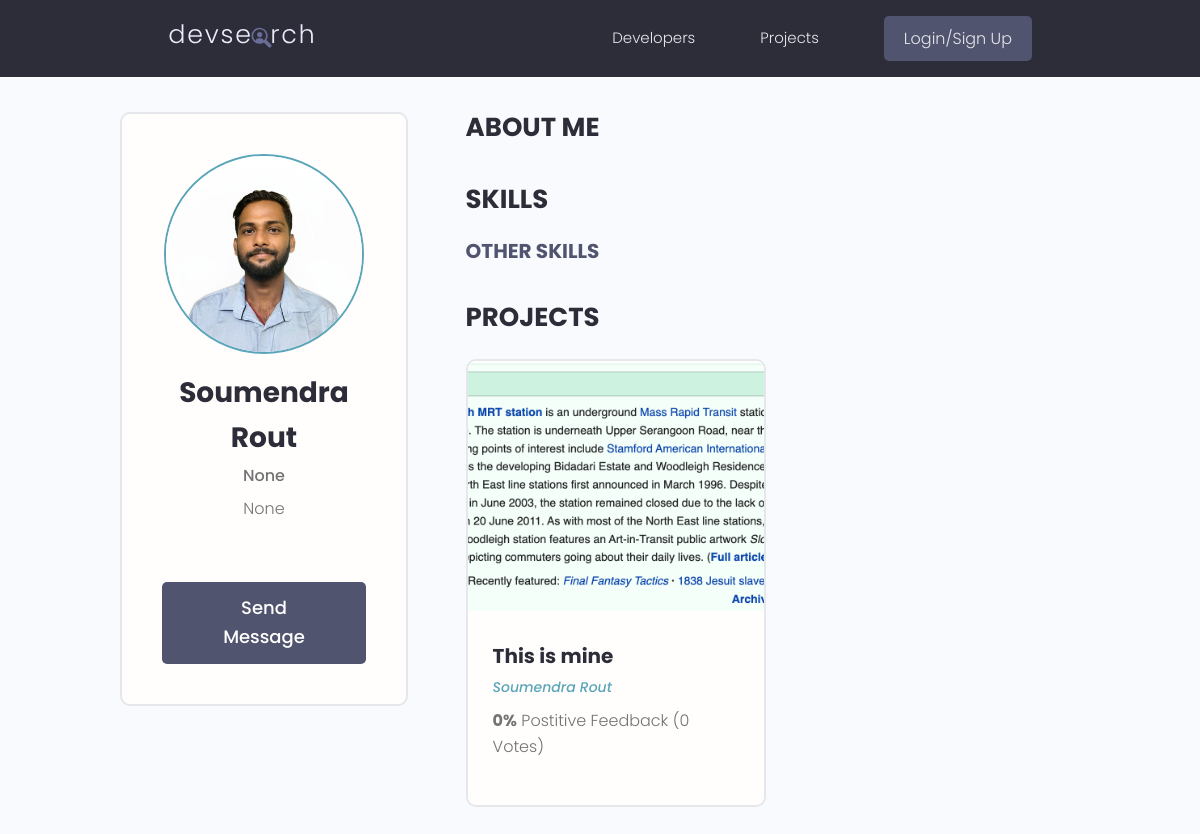
The page /profile/f699a6085c274e8fa4884d4f63a18887/ on the database its author committed.
### users/models.py (models this page shows, shortened)
class Profile(models.Model):
    user = models.OneToOneField(User,on_delete=models.CASCADE,null=True,blank=True)
    name = models.CharField(max_length=200,blank=True,null=True)
    email = models.EmailField(max_length=500, blank=True,null=True)
    username = models.CharField(max_length=200,blank=True,null=True)
    location = models.CharField(max_length=200,blank=True,null=True)
    short_intro = models.CharField(max_length=200,blank=True,null=True)
    bio = models.TextField(blank=True,null=True)
    profile_image = models.ImageField(null=True,blank=True,upload_to='profiles/',default='profiles/user-default.png')
    social_github = models.CharField(max_length=200,blank=True,null=True)
    social_twitter = models.CharField(max_length=200,blank=True,null=True)
    social_linkedin = models.CharField(max_length=200,blank=True,null=True)
    social_youtube = models.CharField(max_length=200,blank=True,null=True)
    social_website = models.CharField(max_length=200,blank=True,null=True)
    created = models.DateTimeField(auto_now_add=True)
    id = models.UUIDField(default=uuid.uuid4,unique=True,primary_key=True,editable=False)
    class Meta:
        ordering = ['-created']
    @property
    def imageURL(self):
        try:
            url = self.profile_image.url
        except:
            url = ''
        return url

### projects/models.py (models this page shows, shortened)
class Project(models.Model):
    owner = models.ForeignKey(Profile,on_delete=models.CASCADE,null=True,blank=True)
    title = models.CharField(max_length=200)
    discription = models.TextField(null=True,blank=True)
    featured_image = models.ImageField(null=True,blank=True,default="default.jpg")
    demo_link = models.CharField(max_length=2000,null=True,blank=True)
    source_link = models.CharField(max_length=2000,null=True,blank=True)
    tag = models.ManyToManyField('Tag',blank=True)
    vote_total = models.IntegerField(default=0,null=True,blank=True)
    vote_ratio = models.IntegerField(default=0,null=True,blank=True)
    created = models.DateTimeField(auto_now_add=True)
    id = models.UUIDField(default=uuid.uuid4,unique=True,primary_key=True,editable=False)
    class Meta:
        ordering = ['-vote_ratio','-vote_total','title']
    @property
    def imageURL(self):
        try:
            url = self.featured_image.url
        except:
            url = ''
        return url

### users/views.py (the view)
# urls.py: path('profile/<str:pk>/',views.userProfile,name='user-profile'),
def userProfile(req,pk):
    profile = Profile.objects.get(id = pk)
    topSkills = profile.skill_set.exclude(description__exact="")
    otherSkills = profile.skill_set.filter(description="")
    context = {'profile':profile,'topSkills':topSkills,'otherSkills':otherSkills}
    return render(req,'users/user-profile.html',context)

### users/templates/users/user-profile.html (shortened to what this page needs)
{% extends 'main.html' %}
{% block content %}
  <main class="profile my-md">
    <div class="container">
      <div class="layout">
        <div class="column column--1of3">
          <div class="card text-center">
            <div class="card__body dev">
              <img class="avatar avatar--xl" src="{{ profile.imageURL }}" />
              <h2 class="dev__name">{{ profile.name }}</h2>
              <p class="dev__title">{{ profile.short_intro }}</p>
              <p class="dev__location">{{ profile.location }}</p>
              {% if request.user.profile.id != profile.id %}
              <a href="{% url 'create-message' profile.id %}" class="btn btn--sub btn--lg">Send Message </a>
              {% endif %}
            </div>
          </div>
        </div>
        <div class="column column--2of3">
          <div class="devInfo">
            <h3 class="devInfo__title">About Me</h3>
          </div>
          <div class="devInfo">
            <h3 class="devInfo__title">Skills</h3>
            <div class="devInfo__skills">
              <h3 class="devInfo__subtitle">Other Skills</h3>
            </div>
          </div>
          <div class="devInfo">
            <h3 class="devInfo__title">Projects</h3>
            <div class="grid grid--two">
              {% for project in profile.project_set.all %}
              <div class="column">
                <div class="card project">
                  <a href="{% url 'project' project.id %}" class="project">
                    <img class="project__thumbnail" src="{{ project.imageURL }}" alt="project thumbnail" />
                    <div class="card__body">
                      <h3 class="project__title">{{project.title}}</h3>
                      <p><a class="project__author" href="{% url 'user-profile' project.owner.id %}">{{project.owner.name}}</a></p>
                      <p class="project--rating">
                        <span style="font-weight: bold;">{{project.vote_ratio}}%</span> Postitive
                        Feedback ({{project.vote_total}} Vote{{project.vote_total|pluralize:"s"}})
                      </p>
                    </div>
                  </a>
                </div>
              </div>
              {% endfor %}
            </div>
          </div>
        </div>
      </div>
    </div>
  </main>
{% endblock content %}

### static/styles/app.css (style rules this page uses)
:root { --color-sub: #2d2d39; }
.btn--sub { background-color: var(--color-sub-light); }
.card { border: 2px solid var(--color-light); }
img { width: 100%; }
.profile .card > .dev { padding: 4rem; }
.dev__name { color: var(--color-sub); font-size: 2.8rem; font-weight: 700; margin-top: 1rem; margin-bottom: 0.5rem; }
.dev__title { font-size: 1.6rem; font-weight: 500; line-height: 1.3; }
.dev__location { margin-top: 1rem; }
.devInfo { margin-bottom: 3rem; }
.devInfo__title, .devInfo__subtitle { font-size: 2.6rem; color: var(--color-sub); text-transform: uppercase; font-weight: 700; margin-bottom: 1.5rem; }
.devInfo__subtitle { font-size: 2rem; color: var(--color-sub-light); }
.project__author { font-size: 1.4rem; font-style: italic; }
.project--rating { margin-bottom: 1.6em; margin-top: .5em; }
.project__thumbnail { height: 25rem; object-fit: cover; object-position: top center; }
.project__title { font-size: 2rem; font-weight: 700; color: var(--color-sub); }

### static/uikit/styles/modules/_variables.css (style rules this page uses)
:root { --color-main: #5aa5b9; --color-main-light: #e6faff; --color-sub: #3f4156; --color-sub-light: #51546e; --color-sub-lighter: #ededfd; --color-text: #737373; --color-gray: #8b8b8b; --color-light: #e5e7eb; --color-light-gray: #767676; --color-bg: #f8fafd; --color-white: #fffefd; --color-white-light: #f3f3f3; --color-success: #359e64; --color-success-bg: #def8e8; --color-error: #fc4b0b; --color-error-bg: #fff2ee; --font-base: 'Poppins', arial, helvetica, 'Segoe UI', roboto, ubuntu, sans-serif; --font-monospace: 'Fira Code', 'Courier New', courier, monospace; --font-regular: 300; --font-medium: 500; --font-bold: 700; --generic-shadow: 1px 1px 5px #00000010; --generic-transition: all 0.3s ease-in-out; }

### static/uikit/styles/modules/_base.css (style rules this page uses)
* { margin: 0; padding: 0; box-sizing: border-box; text-rendering: optimizeLegibility; color: inherit; font-size: inherit; }
html { font-size: 50%; }
@media only screen and (min-width: 480px) { html { font-size: 56.25%; } }
@media only screen and (min-width: 1200px) { html { font-size: 62.5%; } }
body { line-height: 1.6; font-weight: 400; font-size: 1.5rem; color: var(--color-text); background-color: var(--color-bg); min-height: 100vh; }

### static/uikit/styles/modules/_typography.css (style rules this page uses)
* { font-family: var(--font-base); }
h2 { font-size: 3.6rem; font-weight: var(--font-bold); }
h3 { font-size: 3.2rem; font-weight: var(--font-medium); }
p, span, strong { font-size: 1.6rem; color: var(--color-text); font-weight: var(--font-regular); }
a { padding-bottom: 2px; text-decoration: none; display: inline-block; color: var(--color-main); font-weight: var(--font-medium); }

### static/uikit/styles/modules/_utilities.css (style rules this page uses)
.container { width: 92%; max-width: 165rem; margin: 0 auto; box-sizing: border-box; }
@media screen and (min-width: 1000px) { .container { width: 90%; } }
@media screen and (min-width: 1200px) { .container { width: 80%; } }
.text-center { text-align: center; }
.my-md { margin: 3rem auto; }

### static/uikit/styles/modules/_avatar.css (style rules this page uses)
.avatar { border-radius: 50%; border: 2px solid var(--color-main); object-fit: cover; }
.avatar--xl { height: 20rem; width: 20rem; }

### static/uikit/styles/modules/_button.css (style rules this page uses)
.btn { display: inline-block; position: relative; cursor: pointer; background-color: var(--color-light); font-weight: var(--font-medium); color: var(--color-sub); text-decoration: none; padding: 1rem 2rem; border-radius: 0.5rem; border: none; width: -webkit-fit-content; width: -moz-fit-content; width: fit-content; height: -webkit-fit-content; height: -moz-fit-content; height: fit-content; font-size: 1.6rem; outline-width: 0; outline-color: transparent; -webkit-backface-visibility: hidden; backface-visibility: hidden; transition: all 0.3s ease-in-out; }
.btn--sub { background-color: var(--color-sub); color: var(--color-white); }
.btn--lg { font-size: 1.8rem; padding: 1.2rem 4.5rem; }

### static/uikit/styles/modules/_card.css (style rules this page uses)
.card { border-radius: 1rem; background-color: var(--color-white); border: 1.5px solid var(--color-light); width: auto; height: auto; margin-top: 0.5rem; margin-bottom: 0.5rem; overflow: hidden; }
.card__body, .card__header { padding: 2rem 2.5rem; }

### static/uikit/styles/modules/_grid.css (style rules this page uses)
.grid { display: flex; flex-wrap: wrap; justify-content: flex-start; align-items: stretch; }
.grid > .column { min-width: 28rem; margin-bottom: 2.5rem; }
.grid--two > .column { flex-basis: 100%; }
@media screen and (min-width: 800px) { .grid--two { margin-right: -2%; } }
@media screen and (min-width: 800px) { .grid--two > .column { margin-right: 2%; } }
@media screen and (min-width: 800px) { .grid--two > .column { flex-basis: 48%; } }

### rows shown on the page
Profile: imageURL (picture), name "Soumendra Rout", short_intro "None", location "None"
Project: imageURL (picture), title "This is mine", owner.name "Soumendra Rout", vote_ratio "0", vote_total "0"
